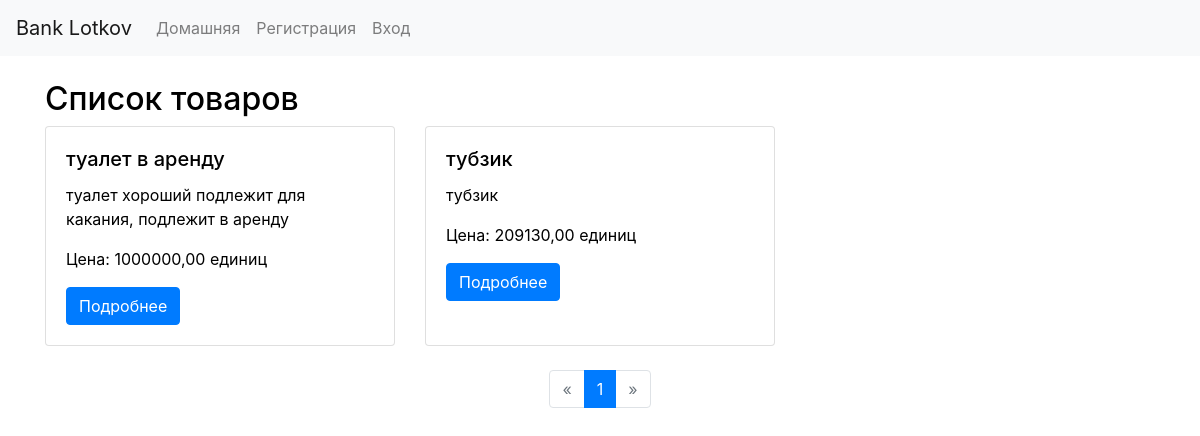
The page / on the database its author committed.
### banklotkov/models.py (models this page shows, shortened)
class Product(models.Model):
    name = models.CharField(max_length=100)
    description = models.TextField()
    amount = models.IntegerField(default=0)
    price = models.DecimalField(max_digits=10, decimal_places=2)
    availible = models.BooleanField(default=True)

### banklotkov/views.py (the view)
# urls.py: path('',  product_list_view, name='product_list'),
def product_list_view(request):
    products_list = Product.objects.filter(availible=True)
    paginator = Paginator(products_list, 6)
    page_number = request.GET.get('page')
    products = paginator.get_page(page_number)
    return render(request, 'product_list.html', {'products': products})

### banklotkov/templates/product_list.html (shortened to what this page needs)
{% extends 'base.html' %}
{% block content %}
<h2 class="mt-4">Список товаров</h2>
<div class="row">
    {% for product in products %}
        <div class="col-md-4 mb-4">
            <div class="card h-100">
                <div class="card-body">
                    <h5 class="card-title">{{ product.name }}</h5>
                    <p class="card-text">{{ product.description|truncatechars:100 }}</p>
                    <p class="card-text">Цена: {{ product.price }} единиц</p>
                    <a href="{% url 'product_detail' product.id %}" class="btn btn-primary">Подробнее</a>
                </div>
            </div>
        </div>
        {% empty %}
        <div class="col-12">
            <p>Нет доступных товаров.</p>
        </div>
    {% endfor %}
</div>
<nav aria-label="Pagination">
    <ul class="pagination justify-content-center">
        {% if products.has_previous %}
            <li class="page-item">
                <a class="page-link" href="?page={{ products.previous_page_number }}" aria-label="Previous">
                    <span aria-hidden="true">&laquo;</span>
                </a>
            </li>
        {% else %}
            <li class="page-item disabled">
                <span class="page-link">&laquo;</span>
            </li>
        {% endif %}
        {% for num in products.paginator.page_range %}
            {% if products.number == num %}
                <li class="page-item active">
                    <span class="page-link">{{ num }} <span class="sr-only">(current)</span></span>
                </li>
            {% elif num > products.number|add:'-3' and num < products.number|add:'3' %}
                <li class="page-item"><a class="page-link" href="?page={{ num }}">{{ num }}</a></li>
            {% endif %}
        {% endfor %}
        {% if products.has_next %}
            <li class="page-item">
                <a class="page-link" href="?page={{ products.next_page_number }}" aria-label="Next">
                    <span aria-hidden="true">&raquo;</span>
                </a>
            </li>
        {% else %}
            <li class="page-item disabled">
                <span class="page-link">&raquo;</span>
            </li>
        {% endif %}
    </ul>
</nav>
{% endblock %}

### static/lotokbank/css/styles.css (style rules this page uses)
body { color:black; }

### rows shown on the page
Product: name "туалет в аренду", description "туалет хороший подлежит для какания, подлежит в аренду", price "1000000,00"
Product: name "тубзик", description "тубзик", price "209130,00"

### other values the page prints
{{ num }} "1"
